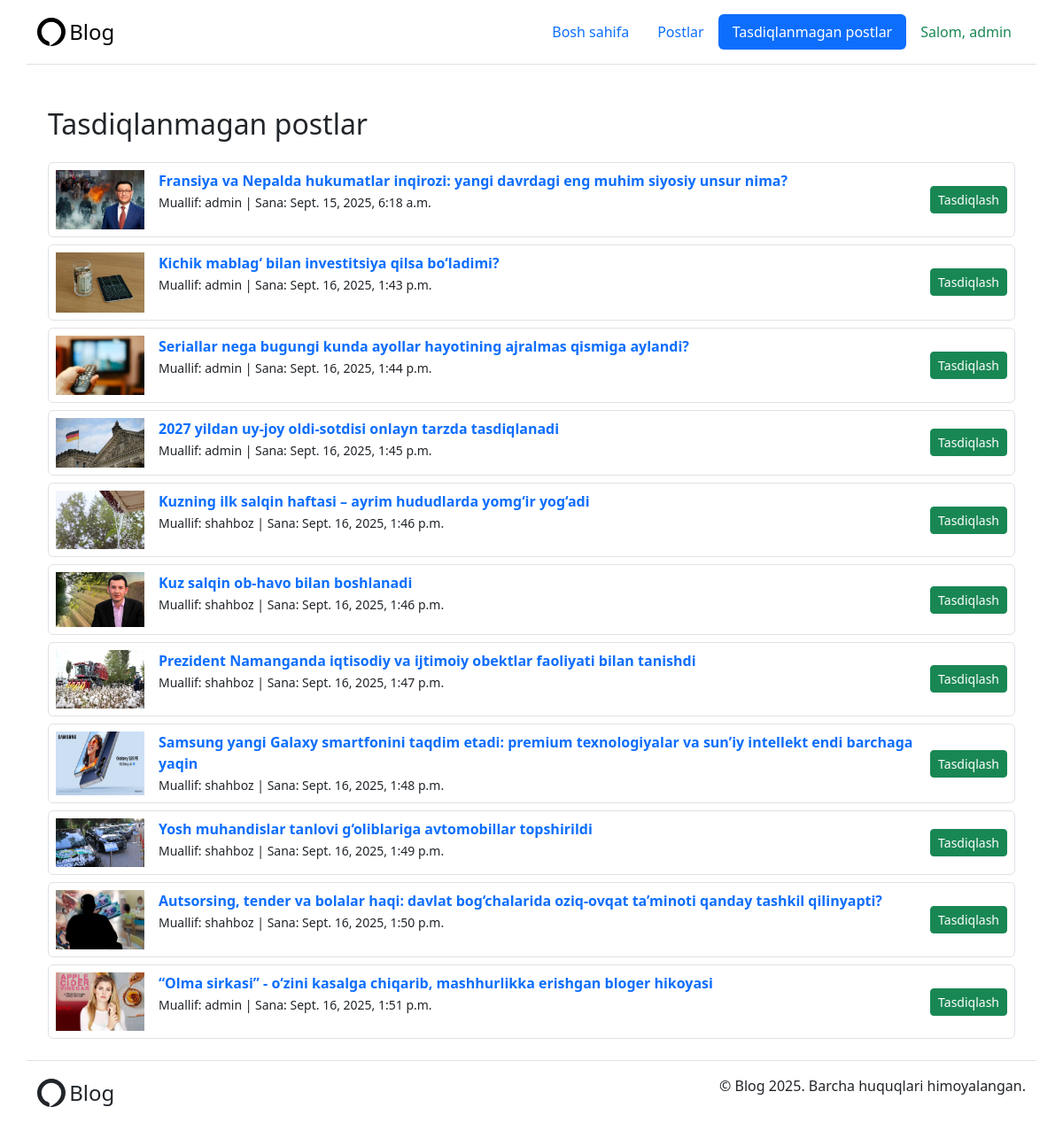
The app's page /blog/posts/pending/ (signed in), older data.
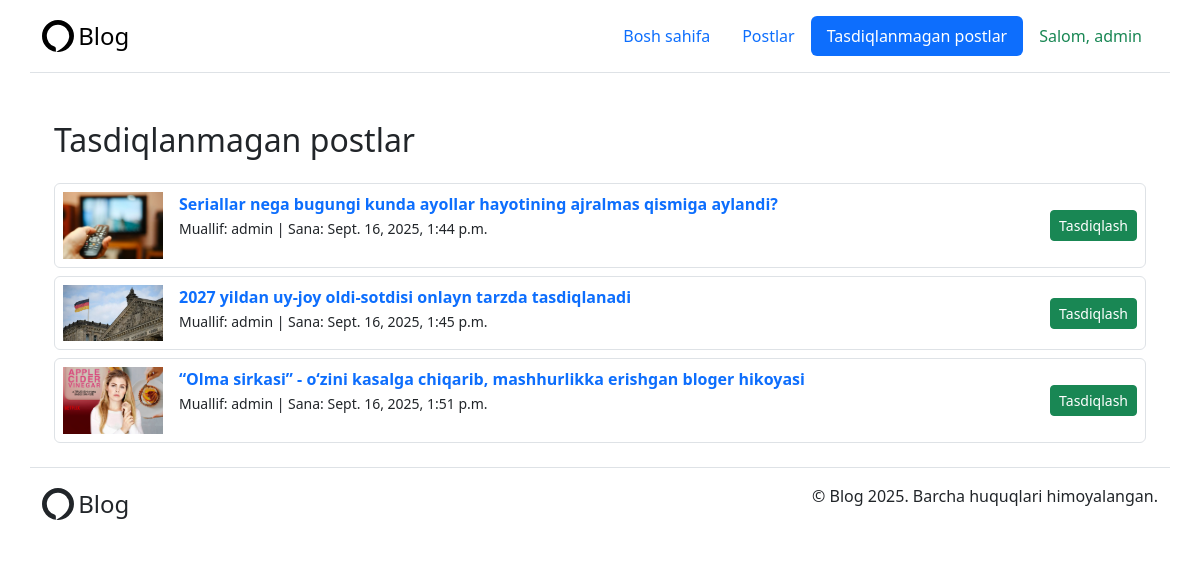
The same page, newer data.
### core/models.py (models this page shows, shortened)
class Post(models.Model):
    title = models.CharField(max_length=200)
    content = models.TextField()
    image = models.ImageField(upload_to='posts/', blank=True, null=True)
    views = models.PositiveIntegerField(default=0)
    is_approved = models.BooleanField(default=False)
    is_recommended = models.BooleanField(default=False)
    created_at = models.DateTimeField(auto_now_add=True)
    updated_at = models.DateTimeField(auto_now=True)
    author = models.ForeignKey(CustomUser, on_delete=models.CASCADE, related_name='posts')
    category = models.ForeignKey(Category, on_delete=models.SET_NULL, null=True, related_name='posts')
    tags = models.ManyToManyField(Tag, related_name='posts', blank=True)

class CustomUser(AbstractUser):
    profile_image = models.ImageField(upload_to='profiles/', blank=True, null=True)

### blog/views.py (the view)
# urls.py: path('posts/pending/', views.pending_posts, name='pending_posts'),
@user_passes_test(lambda u: u.is_staff)
@login_required
def pending_posts(request):
    posts = Post.objects.filter(is_approved=False)
    return render(request, 'admin/pending_posts.html', {'posts': posts})

### templates/admin/pending_posts.html
{% extends "base.html" %}
{% block content %}
<div class="container mt-5">
  <h2 class="mb-4">Tasdiqlanmagan postlar</h2>
  {% for post in posts %}
  <div class="d-flex justify-content-between align-items-center mb-2 border p-2 rounded">
    <div class="d-flex gap-3">
      {% if post.image %}
      <img src="{{ post.image.url }}" alt="{{ post.title }}" width="100">
      {% endif %}
      <div>
        <strong>
          <a class="link-offset-2 link-underline link-underline-opacity-0" href="{% url 'post_detail' post.pk %}">
            {{ post.title }}
          </a>
        </strong> <br>
        <small>Muallif: {{ post.author.username }} | Sana: {{ post.created_at }}</small>
      </div>
    </div>
    <a href="{% url 'approve_post' post.pk %}" class="btn btn-success btn-sm">
      Tasdiqlash
    </a>
  </div>
  {% empty %}
  <div class="list-group-item">Hamma postlar tasdiqlangan ✅</div>
  {% endfor %}
</div>
{% endblock %}

Row changes from the older to the newer data that the page shows:
no longer on this page (row edited): Post: image (picture), title "Fransiya va Nepalda hukumatlar inqirozi: yangi davrdagi eng muhim siyosiy unsur nima?", author.username "admin", created_at "Sept. 15, 2025, 6:18 a.m."
no longer on this page (row edited): Post: image (picture), title "Kichik mablag‘ bilan investitsiya qilsa bo‘ladimi?", author.username "admin", created_at "Sept. 16, 2025, 1:43 p.m."
no longer on this page (row edited): Post: image (picture), title "Kuzning ilk salqin haftasi – ayrim hududlarda yomg‘ir yog‘adi", author.username "shahboz", created_at "Sept. 16, 2025, 1:46 p.m."
no longer on this page (row edited): Post: image (picture), title "Kuz salqin ob-havo bilan boshlanadi", author.username "shahboz", created_at "Sept. 16, 2025, 1:46 p.m."
no longer on this page (row edited): Post: image (picture), title "Prezident Namanganda iqtisodiy va ijtimoiy obektlar faoliyati bilan tanishdi", author.username "shahboz", created_at "Sept. 16, 2025, 1:47 p.m."
no longer on this page (row edited): Post: image (picture), title "Samsung yangi Galaxy smartfonini taqdim etadi: premium texnologiyalar va sun’iy intellekt endi barchaga yaqin", author.username "shahboz", created_at "Sept. 16, 2025, 1:48 p.m."
no longer on this page (row edited): Post: image (picture), title "Yosh muhandislar tanlovi g‘oliblariga avtomobillar topshirildi", author.username "shahboz", created_at "Sept. 16, 2025, 1:49 p.m."
no longer on this page (row edited): Post: image (picture), title "Autsorsing, tender va bolalar haqi: davlat bog‘chalarida oziq-ovqat ta’minoti qanday tashkil qilinyapti?", author.username "shahboz", created_at "Sept. 16, 2025, 1:50 p.m."
